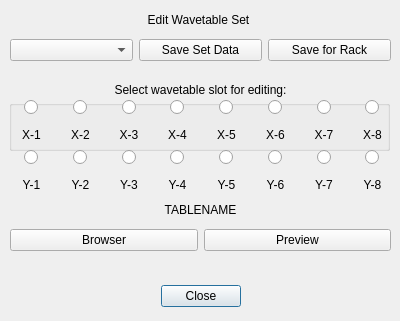
<?xml version="1.0" encoding="UTF-8"?>
<ui version="4.0">
 <class>scannerWavetableEditor</class>
 <widget class="QDialog" name="scannerWavetableEditor">
  <property name="geometry">
   <rect>
    <x>0</x>
    <y>0</y>
    <width>400</width>
    <height>321</height>
   </rect>
  </property>
  <property name="windowTitle">
   <string>Sync3 Scale Set Editor</string>
  </property>
  <widget class="QDialogButtonBox" name="buttonBox">
   <property name="geometry">
    <rect>
     <x>30</x>
     <y>280</y>
     <width>341</width>
     <height>32</height>
    </rect>
   </property>
   <property name="orientation">
    <enum>Qt::Horizontal</enum>
   </property>
   <property name="standardButtons">
    <set>QDialogButtonBox::Close</set>
   </property>
   <property name="centerButtons">
    <bool>true</bool>
   </property>
  </widget>
  <widget class="QWidget" name="horizontalLayoutWidget">
   <property name="geometry">
    <rect>
     <x>10</x>
     <y>30</y>
     <width>381</width>
     <height>41</height>
    </rect>
   </property>
   <layout class="QHBoxLayout" name="resourceSetSaveLoad">
    <item>
     <widget class="QComboBox" name="selectResourceSet"/>
    </item>
    <item>
     <widget class="QPushButton" name="saveResourceSet">
      <property name="text">
       <string>Save Set Data</string>
      </property>
     </widget>
    </item>
    <item>
     <widget class="QPushButton" name="saveForRack">
      <property name="text">
       <string>Save for Rack</string>
      </property>
     </widget>
    </item>
   </layout>
  </widget>
  <widget class="QWidget" name="horizontalLayoutWidget_2">
   <property name="geometry">
    <rect>
     <x>10</x>
     <y>220</y>
     <width>381</width>
     <height>41</height>
    </rect>
   </property>
   <layout class="QHBoxLayout" name="resourceSaveLoad">
    <item>
     <widget class="QPushButton" name="openBrowser">
      <property name="text">
       <string>Browser</string>
      </property>
     </widget>
    </item>
    <item>
     <widget class="QPushButton" name="openPreview">
      <property name="text">
       <string>Preview</string>
      </property>
     </widget>
    </item>
   </layout>
  </widget>
  <widget class="QGroupBox" name="resourceSetSlots">
   <property name="geometry">
    <rect>
     <x>9</x>
     <y>100</y>
     <width>381</width>
     <height>51</height>
    </rect>
   </property>
   <property name="title">
    <string/>
   </property>
   <widget class="QWidget" name="layoutWidget">
    <property name="geometry">
     <rect>
      <x>1</x>
      <y>0</y>
      <width>384</width>
      <height>48</height>
     </rect>
    </property>
    <layout class="QHBoxLayout" name="horizontalLayout">
     <item>
      <layout class="QVBoxLayout" name="slot1layout">
       <property name="sizeConstraint">
        <enum>QLayout::SetDefaultConstraint</enum>
       </property>
       <item>
        <layout class="QHBoxLayout" name="horizontalLayout_2">
         <item>
          <widget class="QRadioButton" name="slot1">
           <property name="sizePolicy">
            <sizepolicy hsizetype="Maximum" vsizetype="Maximum">
             <horstretch>0</horstretch>
             <verstretch>0</verstretch>
            </sizepolicy>
           </property>
           <property name="layoutDirection">
            <enum>Qt::LeftToRight</enum>
           </property>
           <property name="text">
            <string/>
           </property>
          </widget>
         </item>
        </layout>
       </item>
       <item>
        <widget class="QLabel" name="label1">
         <property name="text">
          <string>X-1</string>
         </property>
         <property name="alignment">
          <set>Qt::AlignCenter</set>
         </property>
        </widget>
       </item>
      </layout>
     </item>
     <item>
      <layout class="QVBoxLayout" name="slot2layout">
       <property name="sizeConstraint">
        <enum>QLayout::SetDefaultConstraint</enum>
       </property>
       <item>
        <layout class="QHBoxLayout" name="horizontalLayout_3">
         <item>
          <widget class="QRadioButton" name="slot2">
           <property name="sizePolicy">
            <sizepolicy hsizetype="Maximum" vsizetype="Maximum">
             <horstretch>0</horstretch>
             <verstretch>0</verstretch>
            </sizepolicy>
           </property>
           <property name="layoutDirection">
            <enum>Qt::LeftToRight</enum>
           </property>
           <property name="text">
            <string/>
           </property>
          </widget>
         </item>
        </layout>
       </item>
       <item>
        <widget class="QLabel" name="label2">
         <property name="text">
          <string>X-2</string>
         </property>
         <property name="alignment">
          <set>Qt::AlignCenter</set>
         </property>
        </widget>
       </item>
      </layout>
     </item>
     <item>
      <layout class="QVBoxLayout" name="slot3layout">
       <property name="sizeConstraint">
        <enum>QLayout::SetDefaultConstraint</enum>
       </property>
       <item>
        <layout class="QHBoxLayout" name="horizontalLayout_4">
         <item>
          <widget class="QRadioButton" name="slot3">
           <property name="sizePolicy">
            <sizepolicy hsizetype="Maximum" vsizetype="Maximum">
             <horstretch>0</horstretch>
             <verstretch>0</verstretch>
            </sizepolicy>
           </property>
           <property name="layoutDirection">
            <enum>Qt::LeftToRight</enum>
           </property>
           <property name="text">
            <string/>
           </property>
          </widget>
         </item>
        </layout>
       </item>
       <item>
        <widget class="QLabel" name="label3">
         <property name="text">
          <string>X-3</string>
         </property>
         <property name="alignment">
          <set>Qt::AlignCenter</set>
         </property>
        </widget>
       </item>
      </layout>
     </item>
     <item>
      <layout class="QVBoxLayout" name="slot4layout">
       <property name="sizeConstraint">
        <enum>QLayout::SetDefaultConstraint</enum>
       </property>
       <item>
        <layout class="QHBoxLayout" name="horizontalLayout_5">
         <item>
          <widget class="QRadioButton" name="slot4">
           <property name="sizePolicy">
            <sizepolicy hsizetype="Maximum" vsizetype="Maximum">
             <horstretch>0</horstretch>
             <verstretch>0</verstretch>
            </sizepolicy>
           </property>
           <property name="layoutDirection">
            <enum>Qt::LeftToRight</enum>
           </property>
           <property name="text">
            <string/>
           </property>
          </widget>
         </item>
        </layout>
       </item>
       <item>
        <widget class="QLabel" name="label4">
         <property name="text">
          <string>X-4</string>
         </property>
         <property name="alignment">
          <set>Qt::AlignCenter</set>
         </property>
        </widget>
       </item>
      </layout>
     </item>
     <item>
      <layout class="QVBoxLayout" name="slot5layout">
       <property name="sizeConstraint">
        <enum>QLayout::SetDefaultConstraint</enum>
       </property>
       <item>
        <layout class="QHBoxLayout" name="horizontalLayout_7">
         <item>
          <widget class="QRadioButton" name="slot5">
           <property name="sizePolicy">
            <sizepolicy hsizetype="Maximum" vsizetype="Maximum">
             <horstretch>0</horstretch>
             <verstretch>0</verstretch>
            </sizepolicy>
           </property>
           <property name="layoutDirection">
            <enum>Qt::LeftToRight</enum>
           </property>
           <property name="text">
            <string/>
           </property>
          </widget>
         </item>
        </layout>
       </item>
       <item>
        <widget class="QLabel" name="label5">
         <property name="text">
          <string>X-5</string>
         </property>
         <property name="alignment">
          <set>Qt::AlignCenter</set>
         </property>
        </widget>
       </item>
      </layout>
     </item>
     <item>
      <layout class="QVBoxLayout" name="slot6layout">
       <property name="sizeConstraint">
        <enum>QLayout::SetDefaultConstraint</enum>
       </property>
       <item>
        <layout class="QHBoxLayout" name="horizontalLayout_8">
         <item>
          <widget class="QRadioButton" name="slot6">
           <property name="sizePolicy">
            <sizepolicy hsizetype="Maximum" vsizetype="Maximum">
             <horstretch>0</horstretch>
             <verstretch>0</verstretch>
            </sizepolicy>
           </property>
           <property name="layoutDirection">
            <enum>Qt::LeftToRight</enum>
           </property>
           <property name="text">
            <string/>
           </property>
          </widget>
         </item>
        </layout>
       </item>
       <item>
        <widget class="QLabel" name="label6">
         <property name="text">
          <string>X-6</string>
         </property>
         <property name="alignment">
          <set>Qt::AlignCenter</set>
         </property>
        </widget>
       </item>
      </layout>
     </item>
     <item>
      <layout class="QVBoxLayout" name="slot7layout">
       <property name="sizeConstraint">
        <enum>QLayout::SetDefaultConstraint</enum>
       </property>
       <item>
        <layout class="QHBoxLayout" name="horizontalLayout_9">
         <item>
          <widget class="QRadioButton" name="slot7">
           <property name="sizePolicy">
            <sizepolicy hsizetype="Maximum" vsizetype="Maximum">
             <horstretch>0</horstretch>
             <verstretch>0</verstretch>
            </sizepolicy>
           </property>
           <property name="layoutDirection">
            <enum>Qt::LeftToRight</enum>
           </property>
           <property name="text">
            <string/>
           </property>
          </widget>
         </item>
        </layout>
       </item>
       <item>
        <widget class="QLabel" name="label7">
         <property name="text">
          <string>X-7</string>
         </property>
         <property name="alignment">
          <set>Qt::AlignCenter</set>
         </property>
        </widget>
       </item>
      </layout>
     </item>
     <item>
      <layout class="QVBoxLayout" name="slot8layout">
       <property name="sizeConstraint">
        <enum>QLayout::SetDefaultConstraint</enum>
       </property>
       <item>
        <layout class="QHBoxLayout" name="horizontalLayout_10">
         <item>
          <widget class="QRadioButton" name="slot8">
           <property name="sizePolicy">
            <sizepolicy hsizetype="Maximum" vsizetype="Maximum">
             <horstretch>0</horstretch>
             <verstretch>0</verstretch>
            </sizepolicy>
           </property>
           <property name="layoutDirection">
            <enum>Qt::LeftToRight</enum>
           </property>
           <property name="text">
            <string/>
           </property>
          </widget>
         </item>
        </layout>
       </item>
       <item>
        <widget class="QLabel" name="label8">
         <property name="text">
          <string>X-8</string>
         </property>
         <property name="alignment">
          <set>Qt::AlignCenter</set>
         </property>
        </widget>
       </item>
      </layout>
     </item>
    </layout>
   </widget>
  </widget>
  <widget class="QLabel" name="windowTitle">
   <property name="geometry">
    <rect>
     <x>8</x>
     <y>10</y>
     <width>381</width>
     <height>20</height>
    </rect>
   </property>
   <property name="text">
    <string>Edit Wavetable Set</string>
   </property>
   <property name="alignment">
    <set>Qt::AlignCenter</set>
   </property>
  </widget>
  <widget class="QWidget" name="layoutWidget_2">
   <property name="geometry">
    <rect>
     <x>10</x>
     <y>150</y>
     <width>384</width>
     <height>48</height>
    </rect>
   </property>
   <layout class="QHBoxLayout" name="horizontalLayout_6">
    <item>
     <layout class="QVBoxLayout" name="slot1layout_2">
      <property name="sizeConstraint">
       <enum>QLayout::SetDefaultConstraint</enum>
      </property>
      <item>
       <layout class="QHBoxLayout" name="horizontalLayout_11">
        <item>
         <widget class="QRadioButton" name="slot9">
          <property name="sizePolicy">
           <sizepolicy hsizetype="Maximum" vsizetype="Maximum">
            <horstretch>0</horstretch>
            <verstretch>0</verstretch>
           </sizepolicy>
          </property>
          <property name="layoutDirection">
           <enum>Qt::LeftToRight</enum>
          </property>
          <property name="text">
           <string/>
          </property>
         </widget>
        </item>
       </layout>
      </item>
      <item>
       <widget class="QLabel" name="label1_2">
        <property name="text">
         <string>Y-1</string>
        </property>
        <property name="alignment">
         <set>Qt::AlignCenter</set>
        </property>
       </widget>
      </item>
     </layout>
    </item>
    <item>
     <layout class="QVBoxLayout" name="slot2layout_2">
      <property name="sizeConstraint">
       <enum>QLayout::SetDefaultConstraint</enum>
      </property>
      <item>
       <layout class="QHBoxLayout" name="horizontalLayout_12">
        <item>
         <widget class="QRadioButton" name="slot10">
          <property name="sizePolicy">
           <sizepolicy hsizetype="Maximum" vsizetype="Maximum">
            <horstretch>0</horstretch>
            <verstretch>0</verstretch>
           </sizepolicy>
          </property>
          <property name="layoutDirection">
           <enum>Qt::LeftToRight</enum>
          </property>
          <property name="text">
           <string/>
          </property>
         </widget>
        </item>
       </layout>
      </item>
      <item>
       <widget class="QLabel" name="label2_2">
        <property name="text">
         <string>Y-2</string>
        </property>
        <property name="alignment">
         <set>Qt::AlignCenter</set>
        </property>
       </widget>
      </item>
     </layout>
    </item>
    <item>
     <layout class="QVBoxLayout" name="slot3layout_2">
      <property name="sizeConstraint">
       <enum>QLayout::SetDefaultConstraint</enum>
      </property>
      <item>
       <layout class="QHBoxLayout" name="horizontalLayout_13">
        <item>
         <widget class="QRadioButton" name="slot11">
          <property name="sizePolicy">
           <sizepolicy hsizetype="Maximum" vsizetype="Maximum">
            <horstretch>0</horstretch>
            <verstretch>0</verstretch>
           </sizepolicy>
          </property>
          <property name="layoutDirection">
           <enum>Qt::LeftToRight</enum>
          </property>
          <property name="text">
           <string/>
          </property>
         </widget>
        </item>
       </layout>
      </item>
      <item>
       <widget class="QLabel" name="label3_2">
        <property name="text">
         <string>Y-3</string>
        </property>
        <property name="alignment">
         <set>Qt::AlignCenter</set>
        </property>
       </widget>
      </item>
     </layout>
    </item>
    <item>
     <layout class="QVBoxLayout" name="slot4layout_2">
      <property name="sizeConstraint">
       <enum>QLayout::SetDefaultConstraint</enum>
      </property>
      <item>
       <layout class="QHBoxLayout" name="horizontalLayout_14">
        <item>
         <widget class="QRadioButton" name="slot12">
          <property name="sizePolicy">
           <sizepolicy hsizetype="Maximum" vsizetype="Maximum">
            <horstretch>0</horstretch>
            <verstretch>0</verstretch>
           </sizepolicy>
          </property>
          <property name="layoutDirection">
           <enum>Qt::LeftToRight</enum>
          </property>
          <property name="text">
           <string/>
          </property>
         </widget>
        </item>
       </layout>
      </item>
      <item>
       <widget class="QLabel" name="label4_2">
        <property name="text">
         <string>Y-4</string>
        </property>
        <property name="alignment">
         <set>Qt::AlignCenter</set>
        </property>
       </widget>
      </item>
     </layout>
    </item>
    <item>
     <layout class="QVBoxLayout" name="slot5layout_2">
      <property name="sizeConstraint">
       <enum>QLayout::SetDefaultConstraint</enum>
      </property>
      <item>
       <layout class="QHBoxLayout" name="horizontalLayout_15">
        <item>
         <widget class="QRadioButton" name="slot13">
          <property name="sizePolicy">
           <sizepolicy hsizetype="Maximum" vsizetype="Maximum">
            <horstretch>0</horstretch>
            <verstretch>0</verstretch>
           </sizepolicy>
          </property>
          <property name="layoutDirection">
           <enum>Qt::LeftToRight</enum>
          </property>
          <property name="text">
           <string/>
          </property>
         </widget>
        </item>
       </layout>
      </item>
      <item>
       <widget class="QLabel" name="label5_2">
        <property name="text">
         <string>Y-5</string>
        </property>
        <property name="alignment">
         <set>Qt::AlignCenter</set>
        </property>
       </widget>
      </item>
     </layout>
    </item>
    <item>
     <layout class="QVBoxLayout" name="slot6layout_2">
      <property name="sizeConstraint">
       <enum>QLayout::SetDefaultConstraint</enum>
      </property>
      <item>
       <layout class="QHBoxLayout" name="horizontalLayout_16">
        <item>
         <widget class="QRadioButton" name="slot14">
          <property name="sizePolicy">
           <sizepolicy hsizetype="Maximum" vsizetype="Maximum">
            <horstretch>0</horstretch>
            <verstretch>0</verstretch>
           </sizepolicy>
          </property>
          <property name="layoutDirection">
           <enum>Qt::LeftToRight</enum>
          </property>
          <property name="text">
           <string/>
          </property>
         </widget>
        </item>
       </layout>
      </item>
      <item>
       <widget class="QLabel" name="label6_2">
        <property name="text">
         <string>Y-6</string>
        </property>
        <property name="alignment">
         <set>Qt::AlignCenter</set>
        </property>
       </widget>
      </item>
     </layout>
    </item>
    <item>
     <layout class="QVBoxLayout" name="slot7layout_2">
      <property name="sizeConstraint">
       <enum>QLayout::SetDefaultConstraint</enum>
      </property>
      <item>
       <layout class="QHBoxLayout" name="horizontalLayout_17">
        <item>
         <widget class="QRadioButton" name="slot15">
          <property name="sizePolicy">
           <sizepolicy hsizetype="Maximum" vsizetype="Maximum">
            <horstretch>0</horstretch>
            <verstretch>0</verstretch>
           </sizepolicy>
          </property>
          <property name="layoutDirection">
           <enum>Qt::LeftToRight</enum>
          </property>
          <property name="text">
           <string/>
          </property>
         </widget>
        </item>
       </layout>
      </item>
      <item>
       <widget class="QLabel" name="label7_2">
        <property name="text">
         <string>Y-7</string>
        </property>
        <property name="alignment">
         <set>Qt::AlignCenter</set>
        </property>
       </widget>
      </item>
     </layout>
    </item>
    <item>
     <layout class="QVBoxLayout" name="slot8layout_2">
      <property name="sizeConstraint">
       <enum>QLayout::SetDefaultConstraint</enum>
      </property>
      <item>
       <layout class="QHBoxLayout" name="horizontalLayout_18">
        <item>
         <widget class="QRadioButton" name="slot16">
          <property name="sizePolicy">
           <sizepolicy hsizetype="Maximum" vsizetype="Maximum">
            <horstretch>0</horstretch>
            <verstretch>0</verstretch>
           </sizepolicy>
          </property>
          <property name="layoutDirection">
           <enum>Qt::LeftToRight</enum>
          </property>
          <property name="text">
           <string/>
          </property>
         </widget>
        </item>
       </layout>
      </item>
      <item>
       <widget class="QLabel" name="label8_2">
        <property name="text">
         <string>Y-8</string>
        </property>
        <property name="alignment">
         <set>Qt::AlignCenter</set>
        </property>
       </widget>
      </item>
     </layout>
    </item>
   </layout>
  </widget>
  <widget class="QLabel" name="windowTitle_2">
   <property name="geometry">
    <rect>
     <x>10</x>
     <y>80</y>
     <width>381</width>
     <height>20</height>
    </rect>
   </property>
   <property name="text">
    <string>Select wavetable slot for editing:</string>
   </property>
   <property name="alignment">
    <set>Qt::AlignCenter</set>
   </property>
  </widget>
  <widget class="QLabel" name="tableName">
   <property name="geometry">
    <rect>
     <x>10</x>
     <y>200</y>
     <width>381</width>
     <height>20</height>
    </rect>
   </property>
   <property name="text">
    <string>TABLENAME</string>
   </property>
   <property name="alignment">
    <set>Qt::AlignCenter</set>
   </property>
  </widget>
 </widget>
 <resources/>
 <connections>
  <connection>
   <sender>buttonBox</sender>
   <signal>accepted()</signal>
   <receiver>scannerWavetableEditor</receiver>
   <slot>accept()</slot>
   <hints>
    <hint type="sourcelabel">
     <x>248</x>
     <y>254</y>
    </hint>
    <hint type="destinationlabel">
     <x>157</x>
     <y>274</y>
    </hint>
   </hints>
  </connection>
  <connection>
   <sender>buttonBox</sender>
   <signal>rejected()</signal>
   <receiver>scannerWavetableEditor</receiver>
   <slot>reject()</slot>
   <hints>
    <hint type="sourcelabel">
     <x>316</x>
     <y>260</y>
    </hint>
    <hint type="destinationlabel">
     <x>286</x>
     <y>274</y>
    </hint>
   </hints>
  </connection>
 </connections>
</ui>
